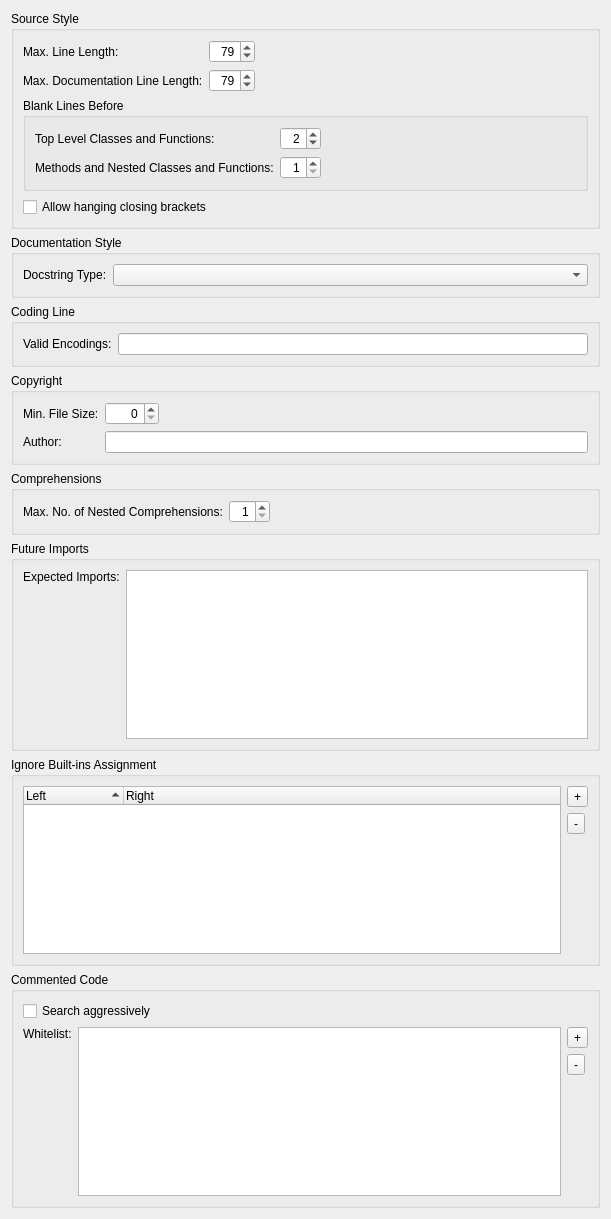
             <widget class="QWidget" name="scrollAreaWidgetContents">
              <property name="geometry">
               <rect>
                <x>0</x>
                <y>0</y>
                <width>611</width>
                <height>1219</height>
               </rect>
              </property>
              <layout class="QVBoxLayout" name="verticalLayout_4">
               <item>
                <widget class="QGroupBox" name="groupBox">
                 <property name="title">
                  <string>Source Style</string>
                 </property>
                 <layout class="QVBoxLayout" name="verticalLayout_2">
                  <item>
                   <layout class="QGridLayout" name="gridLayout_5">
                    <item row="0" column="0">
                     <widget class="QLabel" name="label_5">
                      <property name="text">
                       <string>Max. Line Length:</string>
                      </property>
                     </widget>
                    </item>
                    <item row="0" column="1">
                     <widget class="QSpinBox" name="lineLengthSpinBox">
                      <property name="toolTip">
                       <string>Enter the maximum allowed line length (PEP-8: 79 characters)</string>
                      </property>
                      <property name="alignment">
                       <set>Qt::AlignmentFlag::AlignRight|Qt::AlignmentFlag::AlignTrailing|Qt::AlignmentFlag::AlignVCenter</set>
                      </property>
                      <property name="minimum">
                       <number>60</number>
                      </property>
                      <property name="maximum">
                       <number>119</number>
                      </property>
                      <property name="value">
                       <number>79</number>
                      </property>
                     </widget>
                    </item>
                    <item row="1" column="0">
                     <widget class="QLabel" name="label_17">
                      <property name="text">
                       <string>Max. Documentation Line Length:</string>
                      </property>
                     </widget>
                    </item>
                    <item row="1" column="1">
                     <widget class="QSpinBox" name="docLineLengthSpinBox">
                      <property name="toolTip">
                       <string>Enter the maximum allowed line length (PEP-8: 79 characters)</string>
                      </property>
                      <property name="alignment">
                       <set>Qt::AlignmentFlag::AlignRight|Qt::AlignmentFlag::AlignTrailing|Qt::AlignmentFlag::AlignVCenter</set>
                      </property>
                      <property name="minimum">
                       <number>60</number>
                      </property>
                      <property name="maximum">
                       <number>119</number>
                      </property>
                      <property name="value">
                       <number>79</number>
                      </property>
                     </widget>
                    </item>
                    <item row="0" column="2">
                     <spacer name="horizontalSpacer_3">
                      <property name="orientation">
                       <enum>Qt::Orientation::Horizontal</enum>
                      </property>
                      <property name="sizeHint" stdset="0">
                       <size>
                        <width>40</width>
                        <height>20</height>
                       </size>
                      </property>
                     </spacer>
                    </item>
                   </layout>
                  </item>
                  <item>
                   <widget class="QGroupBox" name="groupBox_8">
                    <property name="title">
                     <string>Blank Lines Before</string>
                    </property>
                    <layout class="QGridLayout" name="gridLayout_3">
                     <item row="0" column="0">
                      <widget class="QLabel" name="label_15">
                       <property name="text">
                        <string>Top Level Classes and Functions:</string>
                       </property>
                      </widget>
                     </item>
                     <item row="0" column="1">
                      <widget class="QSpinBox" name="blankBeforeTopLevelSpinBox">
                       <property name="toolTip">
                        <string>Enter the number of blank lines before top level classes and functions</string>
                       </property>
                       <property name="alignment">
                        <set>Qt::AlignmentFlag::AlignRight|Qt::AlignmentFlag::AlignTrailing|Qt::AlignmentFlag::AlignVCenter</set>
                       </property>
                       <property name="minimum">
                        <number>1</number>
                       </property>
                       <property name="maximum">
                        <number>10</number>
                       </property>
                       <property name="value">
                        <number>2</number>
                       </property>
                      </widget>
                     </item>
                     <item row="0" column="2">
                      <spacer name="horizontalSpacer_6">
                       <property name="orientation">
                        <enum>Qt::Orientation::Horizontal</enum>
                       </property>
                       <property name="sizeHint" stdset="0">
                        <size>
                         <width>153</width>
                         <height>20</height>
                        </size>
                       </property>
                      </spacer>
                     </item>
                     <item row="1" column="0">
                      <widget class="QLabel" name="label_16">
                       <property name="text">
                        <string>Methods and Nested Classes and Functions:</string>
                       </property>
                      </widget>
                     </item>
                     <item row="1" column="1">
                      <widget class="QSpinBox" name="blankBeforeMethodSpinBox">
                       <property name="toolTip">
                        <string>Enter the number of blank lines before methods and nested classes or functions</string>
                       </property>
                       <property name="alignment">
                        <set>Qt::AlignmentFlag::AlignRight|Qt::AlignmentFlag::AlignTrailing|Qt::AlignmentFlag::AlignVCenter</set>
                       </property>
                       <property name="minimum">
                        <number>1</number>
                       </property>
                       <property name="maximum">
                        <number>10</number>
                       </property>
                       <property name="value">
                        <number>1</number>
                       </property>
                      </widget>
                     </item>
                    </layout>
                   </widget>
                  </item>
                  <item>
                   <widget class="QCheckBox" name="hangClosingCheckBox">
                    <property name="toolTip">
                     <string>Select to allow hanging closing brackets</string>
                    </property>
                    <property name="text">
                     <string>Allow hanging closing brackets</string>
                    </property>
                   </widget>
                  </item>
                 </layout>
                </widget>
               </item>
               <item>
                <widget class="QGroupBox" name="groupBox_2">
                 <property name="title">
                  <string>Documentation Style</string>
                 </property>
                 <layout class="QHBoxLayout" name="horizontalLayout_3">
                  <item>
                   <widget class="QLabel" name="label_7">
                    <property name="text">
                     <string>Docstring Type:</string>
                    </property>
                   </widget>
                  </item>
                  <item>
                   <widget class="QComboBox" name="docTypeComboBox">
                    <property name="sizePolicy">
                     <sizepolicy hsizetype="Expanding" vsizetype="Fixed">
                      <horstretch>0</horstretch>
                      <verstretch>0</verstretch>
                     </sizepolicy>
                    </property>
                    <property name="toolTip">
                     <string>Select the rule set for docstrings</string>
                    </property>
                   </widget>
                  </item>
                 </layout>
                </widget>
               </item>
               <item>
                <widget class="QGroupBox" name="groupBox_4">
                 <property name="title">
                  <string>Coding Line</string>
                 </property>
                 <layout class="QHBoxLayout" name="horizontalLayout_6">
                  <item>
                   <widget class="QLabel" name="label_9">
                    <property name="text">
                     <string>Valid Encodings:</string>
                    </property>
                   </widget>
                  </item>
                  <item>
                   <widget class="QLineEdit" name="encodingsEdit">
                    <property name="toolTip">
                     <string>Enter valid encodings separated by a comma (leave empty to use defaults)</string>
                    </property>
                    <property name="clearButtonEnabled">
                     <bool>true</bool>
                    </property>
                   </widget>
                  </item>
                 </layout>
                </widget>
               </item>
               <item>
                <widget class="QGroupBox" name="groupBox_5">
                 <property name="title">
                  <string>Copyright</string>
                 </property>
                 <layout class="QGridLayout" name="gridLayout">
                  <item row="0" column="0">
                   <widget class="QLabel" name="label_10">
                    <property name="text">
                     <string>Min. File Size:</string>
                    </property>
                   </widget>
                  </item>
                  <item row="0" column="1">
                   <widget class="QSpinBox" name="copyrightFileSizeSpinBox">
                    <property name="toolTip">
                     <string>Enter the minimum size a file must have to be checked (0 for all files)</string>
                    </property>
                    <property name="alignment">
                     <set>Qt::AlignmentFlag::AlignRight|Qt::AlignmentFlag::AlignTrailing|Qt::AlignmentFlag::AlignVCenter</set>
                    </property>
                    <property name="maximum">
                     <number>4096</number>
                    </property>
                   </widget>
                  </item>
                  <item row="0" column="2">
                   <spacer name="horizontalSpacer_2">
                    <property name="orientation">
                     <enum>Qt::Orientation::Horizontal</enum>
                    </property>
                    <property name="sizeHint" stdset="0">
                     <size>
                      <width>324</width>
                      <height>20</height>
                     </size>
                    </property>
                   </spacer>
                  </item>
                  <item row="1" column="0">
                   <widget class="QLabel" name="label_11">
                    <property name="text">
                     <string>Author:</string>
                    </property>
                   </widget>
                  </item>
                  <item row="1" column="1" colspan="2">
                   <widget class="QLineEdit" name="copyrightAuthorEdit">
                    <property name="toolTip">
                     <string>Enter a copyright author name to check for (leave empty to omit this check)</string>
                    </property>
                    <property name="clearButtonEnabled">
                     <bool>true</bool>
                    </property>
                   </widget>
                  </item>
                 </layout>
                </widget>
               </item>
               <item>
                <widget class="QGroupBox" name="groupBox_22">
                 <property name="title">
                  <string>Comprehensions</string>
                 </property>
                 <layout class="QHBoxLayout" name="horizontalLayout_14">
                  <item>
                   <widget class="QLabel" name="label_41">
                    <property name="text">
                     <string>Max. No. of Nested Comprehensions:</string>
                    </property>
                   </widget>
                  </item>
                  <item>
                   <widget class="QSpinBox" name="maxComprehensionsSpinBox">
                    <property name="toolTip">
                     <string>Enter the maximum number of nested comprehensions</string>
                    </property>
                    <property name="alignment">
                     <set>Qt::AlignmentFlag::AlignRight|Qt::AlignmentFlag::AlignTrailing|Qt::AlignmentFlag::AlignVCenter</set>
                    </property>
                    <property name="minimum">
                     <number>1</number>
                    </property>
                    <property name="maximum">
                     <number>10</number>
                    </property>
                   </widget>
                  </item>
                  <item>
                   <spacer name="horizontalSpacer_12">
                    <property name="orientation">
                     <enum>Qt::Orientation::Horizontal</enum>
                    </property>
                    <property name="sizeHint" stdset="0">
                     <size>
                      <width>303</width>
                      <height>20</height>
                     </size>
                    </property>
                   </spacer>
                  </item>
                 </layout>
                </widget>
               </item>
               <item>
                <widget class="QGroupBox" name="groupBox_6">
                 <property name="title">
                  <string>Future Imports</string>
                 </property>
                 <layout class="QHBoxLayout" name="horizontalLayout_7">
                  <item>
                   <widget class="QLabel" name="label_12">
                    <property name="text">
                     <string>Expected Imports:</string>
                    </property>
                    <property name="alignment">
                     <set>Qt::AlignmentFlag::AlignLeading|Qt::AlignmentFlag::AlignLeft|Qt::AlignmentFlag::AlignTop</set>
                    </property>
                   </widget>
                  </item>
                  <item>
                   <widget class="QListWidget" name="futuresList">
                    <property name="minimumSize">
                     <size>
                      <width>0</width>
                      <height>150</height>
                     </size>
                    </property>
                    <property name="alternatingRowColors">
                     <bool>true</bool>
                    </property>
                    <property name="selectionMode">
                     <enum>QAbstractItemView::SelectionMode::ExtendedSelection</enum>
                    </property>
                    <property name="sortingEnabled">
                     <bool>true</bool>
                    </property>
                   </widget>
                  </item>
                 </layout>
                </widget>
               </item>
               <item>
                <widget class="QGroupBox" name="groupBox_7">
                 <property name="title">
                  <string>Ignore Built-ins Assignment</string>
                 </property>
                 <layout class="QHBoxLayout" name="horizontalLayout_8">
                  <item>
                   <widget class="QTreeWidget" name="builtinsAssignmentList">
                    <property name="minimumSize">
                     <size>
                      <width>0</width>
                      <height>150</height>
                     </size>
                    </property>
                    <property name="alternatingRowColors">
                     <bool>true</bool>
                    </property>
                    <property name="rootIsDecorated">
                     <bool>false</bool>
                    </property>
                    <property name="sortingEnabled">
                     <bool>true</bool>
                    </property>
                    <column>
                     <property name="text">
                      <string>Left</string>
                     </property>
                    </column>
                    <column>
                     <property name="text">
                      <string>Right</string>
                     </property>
                    </column>
                   </widget>
                  </item>
                  <item>
                   <layout class="QVBoxLayout" name="verticalLayout_5">
                    <item>
                     <widget class="QToolButton" name="addBuiltinButton">
                      <property name="toolTip">
                       <string>Press to add a built-in assignment to be ignored</string>
                      </property>
                      <property name="text">
                       <string notr="true">+</string>
                      </property>
                     </widget>
                    </item>
                    <item>
                     <widget class="QToolButton" name="deleteBuiltinButton">
                      <property name="toolTip">
                       <string>Press to delete the selected entries</string>
                      </property>
                      <property name="text">
                       <string notr="true">-</string>
                      </property>
                     </widget>
                    </item>
                    <item>
                     <spacer name="verticalSpacer_3">
                      <property name="orientation">
                       <enum>Qt::Orientation::Vertical</enum>
                      </property>
                      <property name="sizeHint" stdset="0">
                       <size>
                        <width>20</width>
                        <height>40</height>
                       </size>
                      </property>
                     </spacer>
                    </item>
                   </layout>
                  </item>
                 </layout>
                </widget>
               </item>
               <item>
                <widget class="QGroupBox" name="groupBox_9">
                 <property name="title">
                  <string>Commented Code</string>
                 </property>
                 <layout class="QGridLayout" name="gridLayout_8">
                  <item row="0" column="0" colspan="3">
                   <widget class="QCheckBox" name="aggressiveCheckBox">
                    <property name="toolTip">
                     <string>Select to search for commented code more aggressively. This may increase the number of false positives.</string>
                    </property>
                    <property name="text">
                     <string>Search aggressively</string>
                    </property>
                   </widget>
                  </item>
                  <item row="1" column="0">
                   <widget class="QLabel" name="label_30">
                    <property name="text">
                     <string>Whitelist:</string>
                    </property>
                    <property name="alignment">
                     <set>Qt::AlignmentFlag::AlignLeading|Qt::AlignmentFlag::AlignLeft|Qt::AlignmentFlag::AlignTop</set>
                    </property>
                   </widget>
                  </item>
                  <item row="1" column="1">
                   <widget class="QListWidget" name="whitelistWidget">
                    <property name="minimumSize">
                     <size>
                      <width>0</width>
                      <height>150</height>
                     </size>
                    </property>
                   </widget>
                  </item>
                  <item row="1" column="2">
                   <layout class="QVBoxLayout" name="verticalLayout_6">
                    <item>
                     <widget class="QToolButton" name="addWhitelistButton">
                      <property name="toolTip">
                       <string>Press to add a commented code whitelist pattern</string>
                      </property>
                      <property name="text">
                       <string notr="true">+</string>
                      </property>
                     </widget>
                    </item>
                    <item>
                     <widget class="QToolButton" name="deleteWhitelistButton">
                      <property name="toolTip">
                       <string>Press to delete the selected entries</string>
                      </property>
                      <property name="text">
                       <string notr="true">-</string>
                      </property>
                     </widget>
                    </item>
                    <item>
                     <spacer name="verticalSpacer_6">
                      <property name="orientation">
                       <enum>Qt::Orientation::Vertical</enum>
                      </property>
                      <property name="sizeHint" stdset="0">
                       <size>
                        <width>20</width>
                        <height>40</height>
                       </size>
                      </property>
                     </spacer>
                    </item>
                   </layout>
                  </item>
                 </layout>
                </widget>
               </item>
              </layout>
             </widget>
